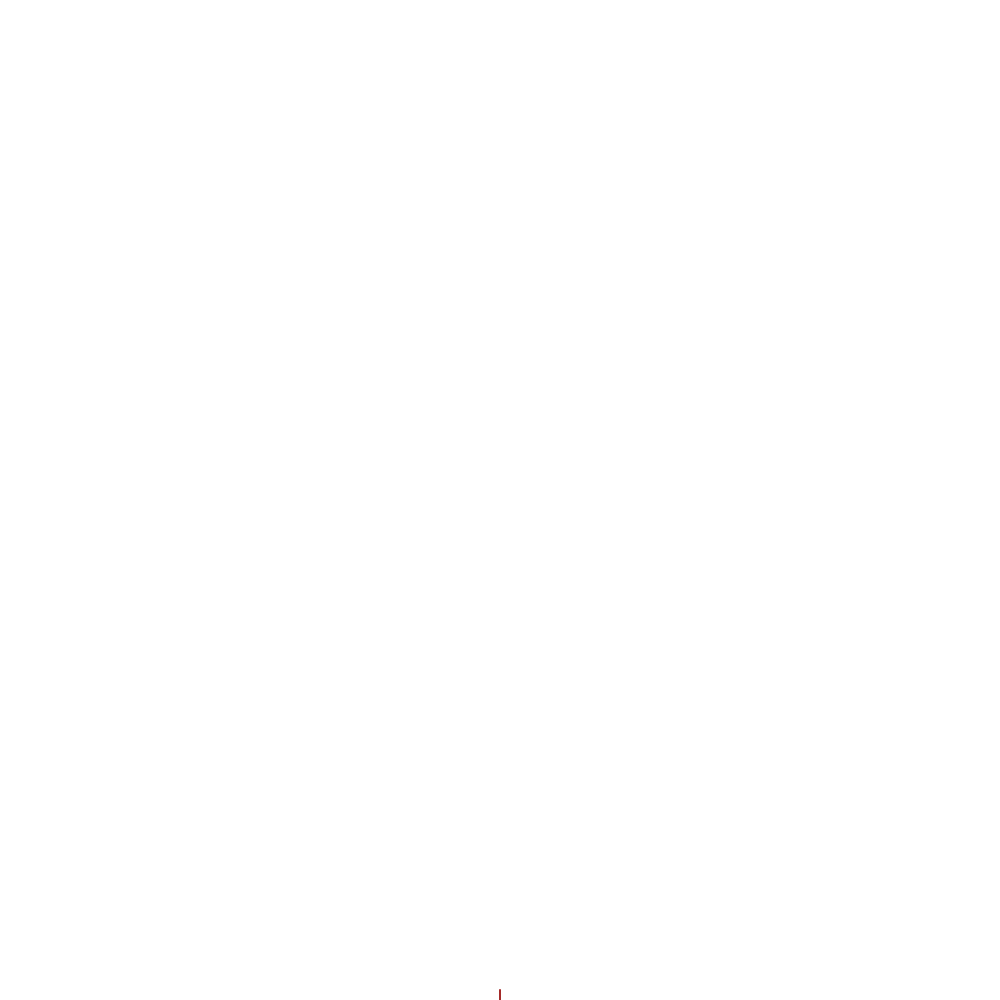
Frame 1 (no input)
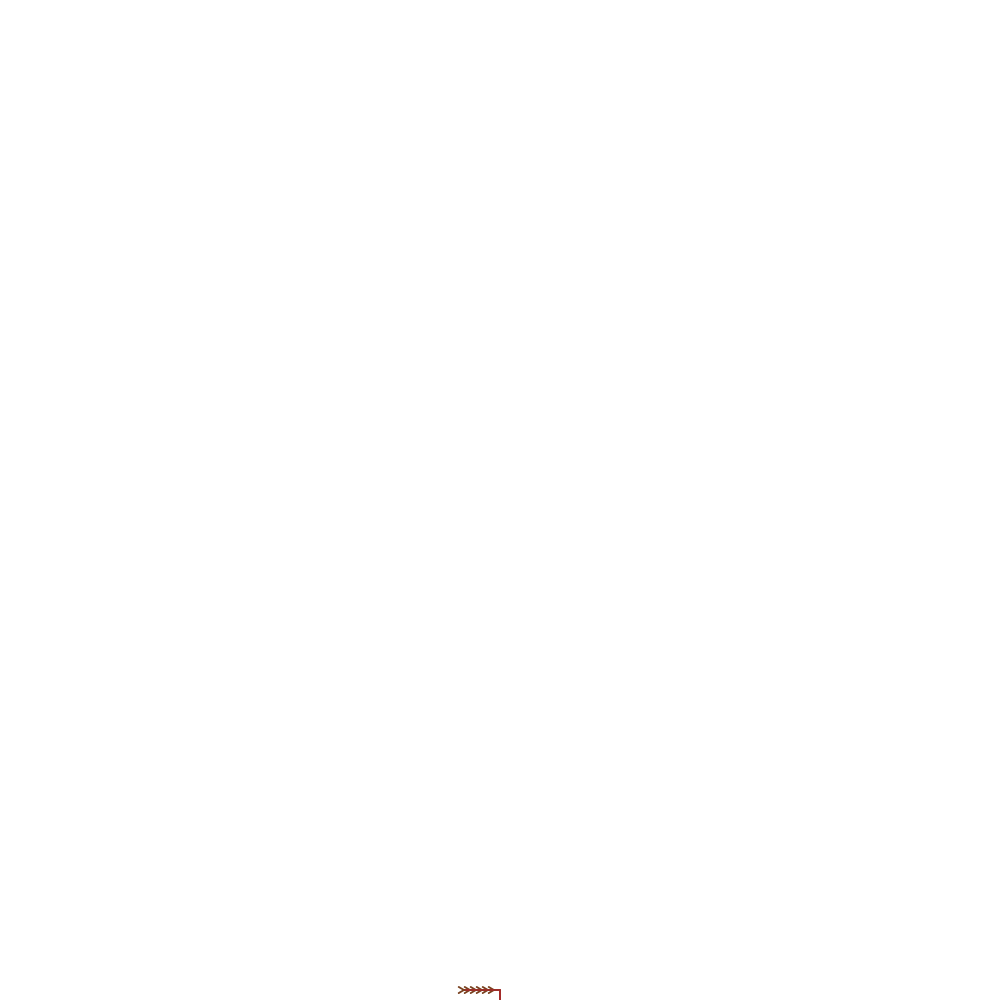
Frame 60 (no input)
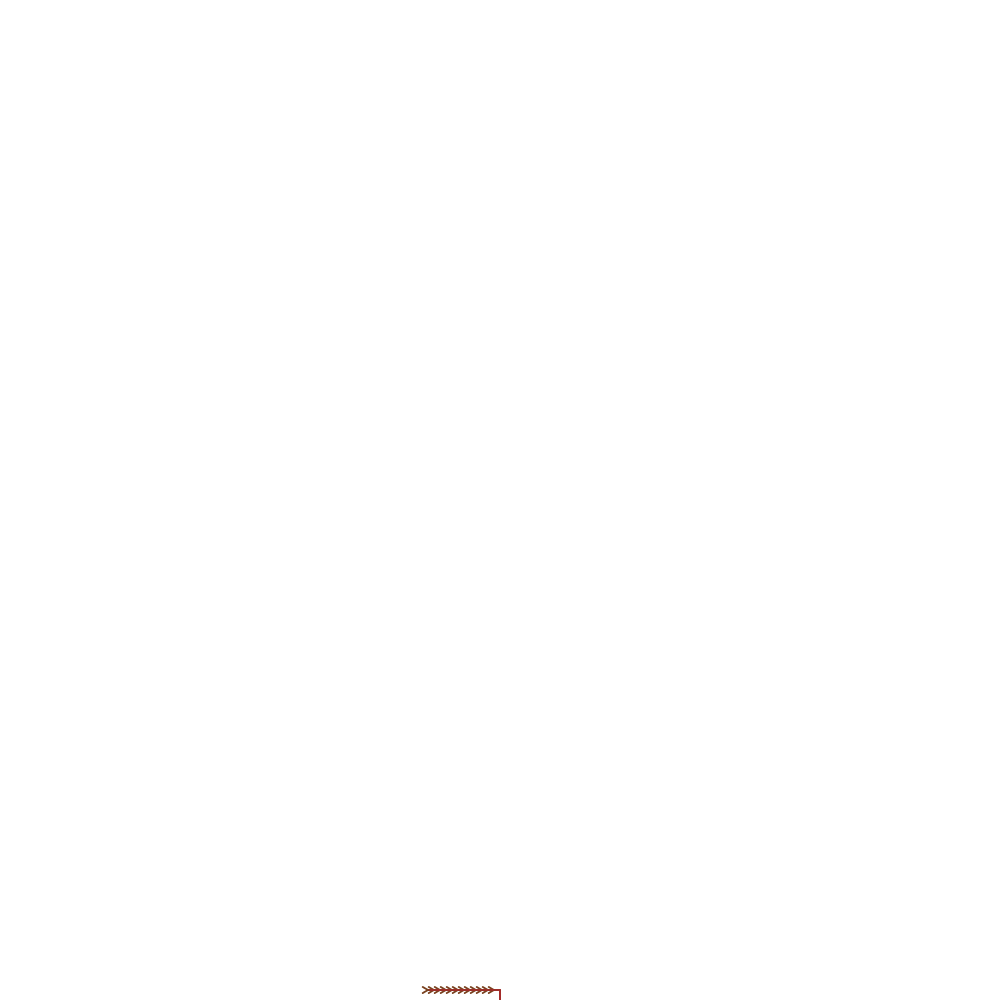
Frame 120 (the mouse pressed at the canvas centre since frame 60)

The p5.js sketch that drew these frames (run headless with seeded random() and noise() and a simulated clock; from frame 60 on, the mouse is pressed at the canvas centre):

// p5.js sketch
// ── sketch.js
// symmetric fern

let s = 'X'; // the string we will manipulate
let x, y, th; // xy coordinates and angle of travel
let brown, green; // colors to lerp between
let t = -5;
let prob = 1;

function setup() {
    // set some drawing parameters
    createCanvas(1000, 1000);
    background("white");
    strokeWeight(2);
    angleMode(DEGREES);
    // use the grammar to generate a string
    console.log('generating...');
    let order = 0;
    for (let iter = 0; iter < 5; iter++) {
        let next = '';
        for (let i = 0; i < s.length; i++) {
            let c = s.charAt(i);
            switch (c) {
                case 'X':
                    next += 'F[+B][-B]FX';
                    break;
                case 'F':
                    next += 'F';
                    break;
                case 'B':
                    next += 'W[,W][.W]B'
                default:
                    next += c;
            }
        }
        s = next;
        console.log(s);
    }
    // start at the bottom middle
    x = width / 2;
    y = height;
    // start pointing up
    th = 90;

    brown = color("brown");
    green = color("green");
}

let i = 0; // string index
let stack = []; // to store configs when encountering brackets
let dl1 = 10; // forward draw distance (pixels)
let dl2 = 6;
let dth1 = 90; // rotation angle (degrees)
let dth2 = 30;

function draw() {
    let c = s.charAt(i);
    if (c === 'F' || c === 'W') {
        // draw forward
        let dl = c === 'F' ? dl1 : dl2;
        let xp = x + dl * cos(th);
        let yp = y - dl * sin(th);
        stroke(lerpColor(brown, green, sigmoid(t)));
        line(x, y, xp, yp);
        x = xp;
        y = yp;
    } else if (c === '-') {
        // rotate left
        th -= dth1;
    } else if (c === '+') {
        // rotate right
        th += dth1;
    } else if (c === ',') {
        th += dth2;
    } else if (c === '.') {
        th -= dth2;
    } else if (c === '[') {
        // save current config
        stack.push([x, y, th]);
        t += 2;
        // dth -= 2;
    } else if (c === ']') {
        // get last saved config
        [x, y, th] = stack.pop();
        t -= 2;
        // dth += 2;
    }

    i++;
    // if (i == s.length) {
    //     i = 0;
    //     // clear the screen and reset coords
    //     background("white");
    //     console.log('reseting...');
    //     x = width / 2;
    //     y = height;
    //     th = 90;
    // }
}


function sigmoid(x) {
    return 1 / (1 + exp(-x));
}
